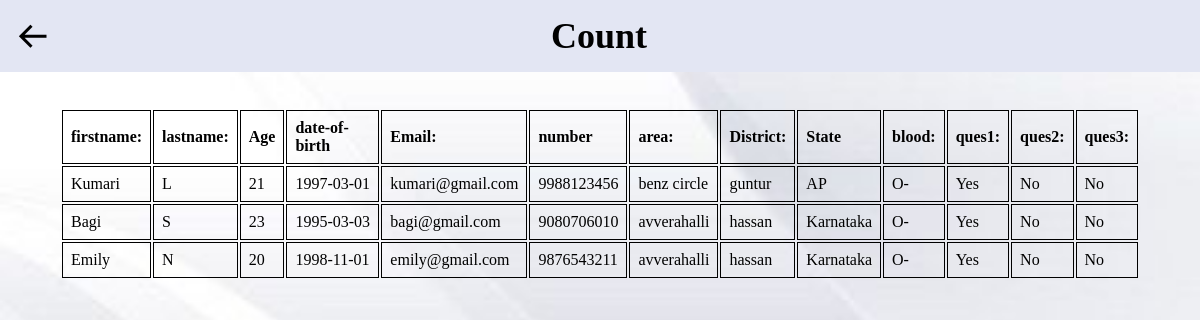
Page /donor_O-.php on the committed database.
### tables this page shows
CREATE table donor_register
(
    id INT PRIMARY KEY AUTO_INCREMENT,
    firstname VARCHAR(50) NOT NULL,
    lastname VARCHAR(50) NOT NULL,
    age INT,
    dob DATE,
    email VARCHAR(50),
    num VARCHAR(20),
    area VARCHAR(20),
    district VARCHAR(20),
    state VARCHAR(20),
    blood ENUM('A+','A-','B+','B-','AB+','AB-','O+','O-'),
    ques1 ENUM('Yes','No'),
    ques2 ENUM('Yes','No'),
    ques3 ENUM('Yes','No')
);

### donor_O-.php (the view, shortened to what this page needs)
<?php
 $con = mysqli_connect("localhost","root","","register1");
        $query="select * from donor_register where blood='O-'";
?>
<!DOCTYPE html>
<html lang="en">
<head>
    <link href='https://unpkg.com/boxicons@2.1.4/css/boxicons.min.css' rel='stylesheet'>
</head>
<body>
   <div class="row1">
    <div class="register">
    <i class='bx bx-arrow-back' onclick="window.location.href='donor_count.php'"></i>
        <h2>Count</h2>
    </div>
<br><br>
<div class="row">
    <div class="col-md-8">
            <table >
            <tr>
            <th>firstname:</th>
                <th>lastname:</th>
                <th>Age</th>
                <th>date-of-birth</th>
                <th>Email:</th>
                <th>number</th>
                <th>area:</th>
                <th>District:</th>
                <th>State</th>
                <th>blood:</th>
                <th>ques1:</th>
                <th>ques2:</th>
                <th>ques3:</th>
            </tr>
            <?php
               $query_run=mysqli_query( $con, $query );
               while($row= mysqli_fetch_assoc($query_run)){
                $firstname=$row["firstname"];
                $lastname=$row["lastname"];
                $age=$row["age"];
                $dob=$row["dob"];
                $email=$row["email"];
                $num=$row["num"];
                $area=$row["area"];
                $district = $row['district'];
                $state= $row['state'];
                $blood=$row["blood"];
                $ques1=$row["ques1"];
                $ques2=$row["ques2"];
                $ques3=$row["ques3"];
            ?>
                    <tr>
                    <td><?php echo $firstname;?></td>
                        <td><?php echo $lastname;?></td>
                        <td><?php echo $age;?></td>
                        <td><?php echo $dob;?></td>
                        <td><?php echo $email;?></td>
                        <td><?php echo $num;?></td>
                        <td><?php echo $area;?></td>
                        <td><?php echo $district;?></td>
                        <td><?php echo $state;?></td>
                        <td><?php echo $blood;?></td>
                        <td><?php echo $ques1;?></td>
                        <td><?php echo $ques2;?></td>
                        <td><?php echo $ques3;?></td>
                    </tr>
            <?php
            }
            ?>
        </table>
    </div>
   </div>
</body>
</html>

### donor_O-.php (style rules this page uses)
* { margin: 0; padding: 0; text-decoration: none; list-style: none; }
body { background-image: url("img/back1.jpg"); background-size: cover; background-repeat: no-repeat; }
.row1 .register { display: flex; align-items: center; background-color: #E3E6F3; padding: 15px; }
.row1 .register h2 { font-size: 36px; margin: 0; }
.row1 .register i.bx { margin-right: 500px; cursor: pointer; font-size: 36px; right: 10px; left: 10px; }
.row .col-md-8 table { width: 90%; margin: auto; }
.row .col-md-8 th, td { border: 1px solid; text-align: left; padding: 8px; }

### rows in the picture
donor_register: firstname "Kumari", lastname "L", age "21", dob "1997-03-01", email "kumari@gmail.com", num "9988123456", area "benz circle", district "guntur", state "AP", blood "O-", ques1 "Yes", ques2 "No", ques3 "No"
donor_register: firstname "Bagi", lastname "S", age "23", dob "1995-03-03", email "bagi@gmail.com", num "9080706010", area "avverahalli", district "hassan", state "Karnataka", blood "O-", ques1 "Yes", ques2 "No", ques3 "No"
donor_register: firstname "Emily", lastname "N", age "20", dob "1998-11-01", email "emily@gmail.com", num "9876543211", area "avverahalli", district "hassan", state "Karnataka", blood "O-", ques1 "Yes", ques2 "No", ques3 "No"
